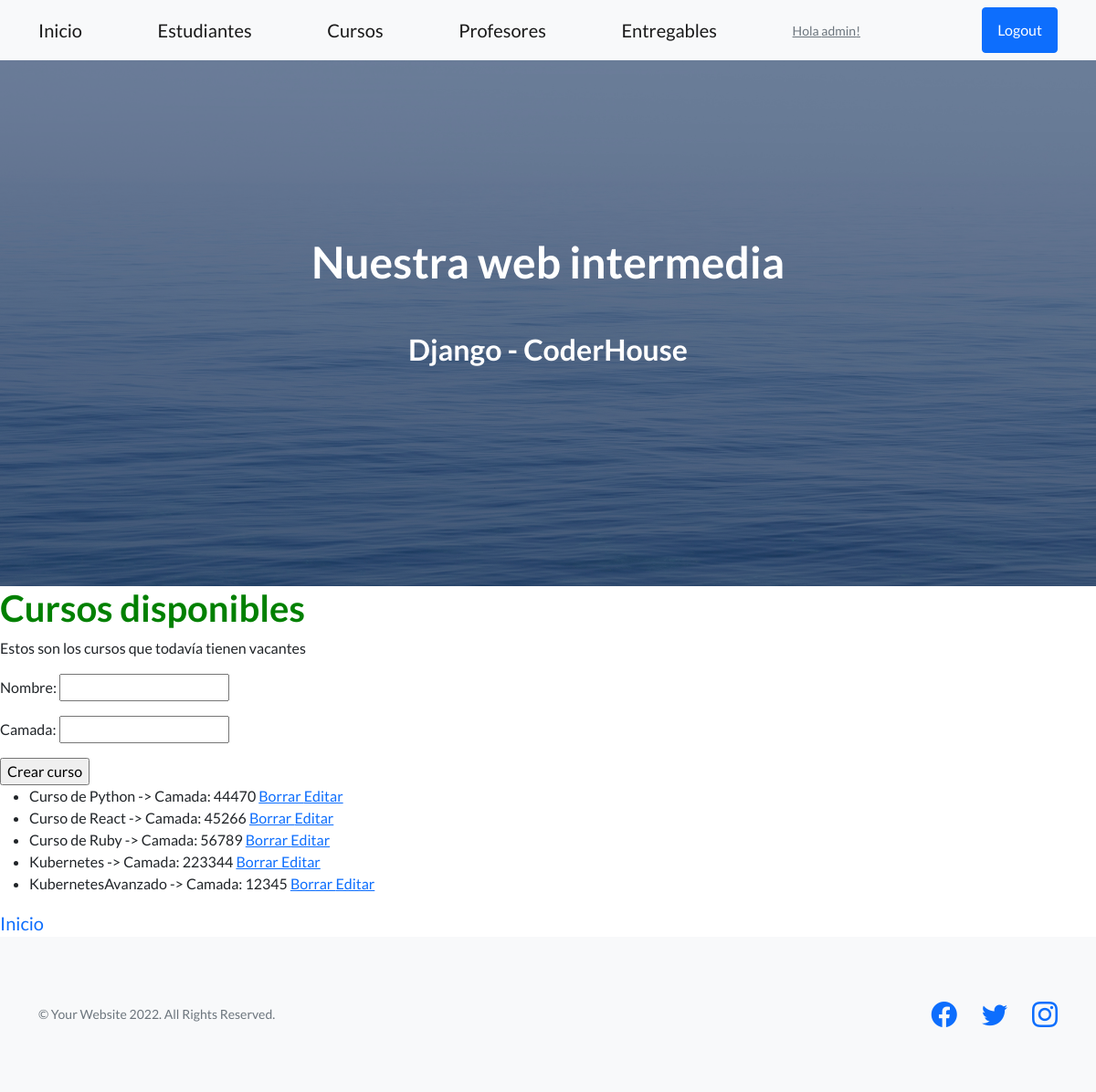
Before: /coder/cursos/ (signed in) with the older database file.
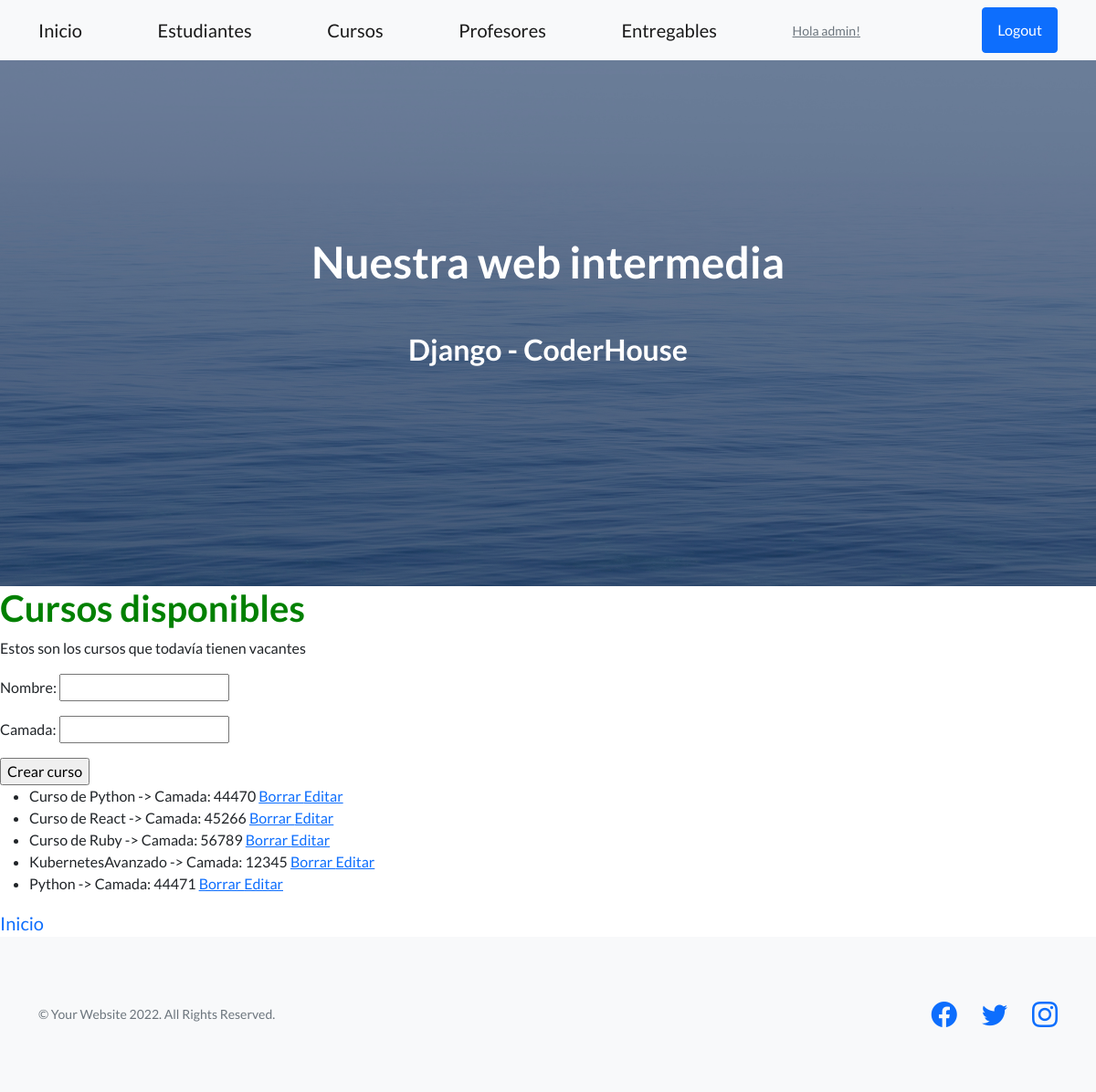
After: the same page with the newer database file.
### AppCoder/models.py (models this page shows)
class Curso(models.Model):
    nombre = models.CharField(max_length=50)
    camada = models.IntegerField()
    def __str__(self):
        return f"{self.nombre} -> Camada: {self.camada}"

### AppCoder/views.py (the view, shortened to what this page needs)
# urls.py: path("cursos/", cursos, name="coder-cursos"),
@login_required #USO DE DECORADORES
def cursos(request):
    errores=""
    cursos = Curso.objects.all()
    miFormulario = CursoFormulario() #cuando crea el nuevo curso le pasa al template un formulario vacío para que se vacíen los campos
    contexto = {"listado_cursos": cursos, "formulario": miFormulario, "errores": errores}
    return render(request, "AppCoder/cursos.html", contexto)

### AppCoder/forms.py
class CursoFormulario(forms.Form):
    nombre = forms.CharField(max_length=50)
    camada = forms.IntegerField(min_value=10000) #validación de datos de nuevo curso al menos 5 cifras el num de camada

### AppCoder/templates/AppCoder/cursos.html (shortened to what this page needs)
{% extends 'AppCoder/base.html' %}
{% load static %}
{% block contenidoQueCambia %}
<h1 style="color: green;">Cursos disponibles</h1>
<p>Estos son los cursos que todavía tienen vacantes</p>
<form method="post">
    {{formulario.as_p}}
    <input type="submit" value="Crear curso">
</form>
{% if listado_cursos %}
    <ul>
    {% for curso in listado_cursos %}
        <li> {{curso}} <a href="{% url 'coder-cursos-borrar' curso.id %}">Borrar </a> <a href="{% url 'coder-cursos-editar' curso.id %}">Editar </a> </li>
    {% endfor %}
    </ul>
{% else %}
    <p>No hay cursos disponibles de momento</p>
{% endif %}
<a class="navbar-brand" href="{% url 'coder-inicio' %}">Inicio</a>
{% endblock %}

### AppCoder/templates/AppCoder/base.html (shortened to what this page needs)
<!DOCTYPE html>
<html lang="en">
    <head>
        {% load static %}
        <link href="https://cdn.jsdelivr.net/npm/bootstrap-icons@1.5.0/font/bootstrap-icons.css" rel="stylesheet" type="text/css" />
        <link href="{% static 'AppCoder/css/styles.css' %}" rel="stylesheet" />
    </head>
    <body>
        <nav class="navbar navbar-light bg-light static-top">
            <div class="container">
                <a class="navbar-brand" href="/coder/inicio/">Inicio</a>
                <a class="navbar-brand" href="/coder/estudiantes/"> Estudiantes</a>
                <a class="navbar-brand" href="/coder/cursos/"> Cursos</a>
                <a class="navbar-brand" href="/coder/profesores/"> Profesores</a>
                <a class="navbar-brand" href="/coder/entregables/"> Entregables</a>
                {% if request.user.is_authenticated %}
                    <a class="text-muted small mb-4 mb-lg-0" href="{% url 'perfil-editar' %}">Hola {{user.username}}!</a>
                    <a class="btn btn-primary" href="{% url 'logout' %}">Logout</a>
                {% else %}
                    <p class="small text-muted mb-4 mb-lg-0">Hola Visitante</p>
                    <a class="btn btn-primary" href="{% url 'login' %}">Login</a>
                    <a class="btn btn-primary" href="{% url 'registro' %}">Sign Up</a>
                {% endif %}
            </div>
        </nav>
        <header class="masthead">
            <div class="container position-relative">
                <div class="row justify-content-center">
                    <div class="col-xl-6">
                        <div class="text-center text-white">
                            <h1 class="mb-5">Nuestra web intermedia</h1>
                            <h2 class="mb-5">Django - CoderHouse</h2>
                        </div>
                    </div>
                </div>
            </div>
        </header>
        {% block contenidoQueCambia %}
        {% endblock %}
        <footer class="footer bg-light">
            <div class="container">
                <div class="row">
                    <div class="col-lg-6 h-100 text-center text-lg-start my-auto">
                        <p class="text-muted small mb-4 mb-lg-0">&copy; Your Website 2022. All Rights Reserved.</p>
                    </div>
                    <div class="col-lg-6 h-100 text-center text-lg-end my-auto">
                        <ul class="list-inline mb-0">
                            <li class="list-inline-item me-4">
                                <a href="#!"><i class="bi-facebook fs-3"></i></a>
                            </li>
                            <li class="list-inline-item me-4">
                                <a href="#!"><i class="bi-twitter fs-3"></i></a>
                            </li>
                            <li class="list-inline-item">
                                <a href="#!"><i class="bi-instagram fs-3"></i></a>
                            </li>
                        </ul>
                    </div>
                </div>
            </div>
        </footer>
    </body>
</html>

Changed rows visible on the page:
removed Curso: nombre+camada "Kubernetes -> Camada: 223344"
added Curso: nombre+camada "Python -> Camada: 44471"
